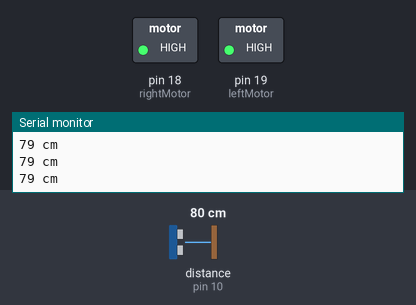
Simulated run of this sketch. Board: Arduino Uno, built with avr-gcc and run on an emulated ATmega328P. Shown: switched loads named in the sketch (green lamp = pin HIGH), the last lines printed to the serial monitor. Wiring (inferred from the names in the program): ultrasonic range finder: trigger pin 9; echo pin 10. The inputs (shaded band) are chosen by the test bench; at power-on: distance to the obstacle (sensor on pin 10) 80 cm. The echo pulse lasts 58.3 µs per cm; pins used as bus, display or sensor lines are not drawn.

Above: at 1.3 s.
1.4 s: distance to the obstacle (sensor on pin 10) set to 34 cm
2.9 s: distance to the obstacle (sensor on pin 10) set to 27 cm
At 4.2 s:
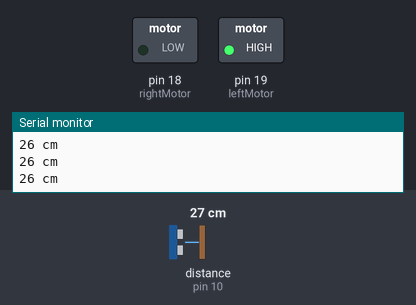
4.5 s: distance to the obstacle (sensor on pin 10) set to 35 cm
At 5.6 s:
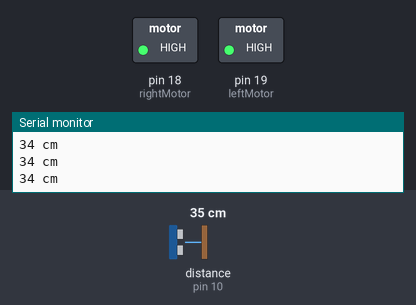
6.0 s: distance to the obstacle (sensor on pin 10) set to 2 cm
At 7.0 s:
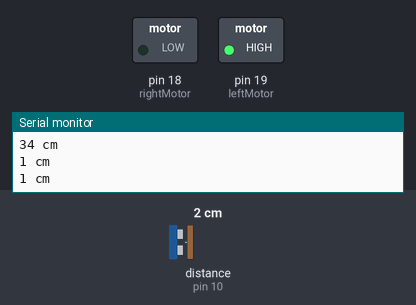
Timing chart, 0 to 8.5 s (numbered marks = the images above; inputs shaded):
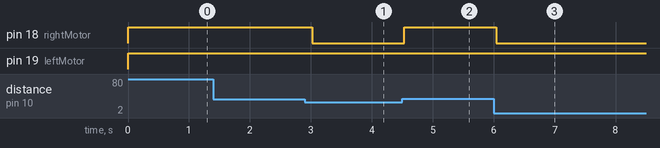

Measured:
- the behaviour switches between 31 and 30 cm on distance to the obstacle (sensor on pin 10) (found by bisection; images 0 and 1)
- after the input at 2.9 s, pin 18 (rightMotor): HIGH → LOW after 0.13 s
- after the input at 4.5 s, pin 18 (rightMotor): LOW → HIGH at once
- after the input at 6.0 s, pin 18 (rightMotor): HIGH → LOW at once

The sketch:

EyesForMotor_Leon.ino
```cpp
/*
 HC-SR04 Ping distance sensor]
 VCC to arduino 5v GND to arduino GND
 Echo to Arduino pin 13 Trig to Arduino pin 12
 Red POS to Arduino pin 11
 Green POS to Arduino pin 10
 560 ohm resistor to both LED NEG and GRD power rail
 More info at: http://goo.gl/kJ8Gl
 Original code improvements to the Ping sketch sourced from Trollmaker.com
 Some code and wiring inspired by http://en.wikiversity.org/wiki/User:Dstaub/robotcar
 */

#define trigPin 9
#define echoPin 10
#define leftMotor 19
#define rightMotor 18

void setup() {
  Serial.begin (9600);
  pinMode(trigPin, OUTPUT);
  pinMode(echoPin, INPUT);
  pinMode(leftMotor, OUTPUT);
  pinMode(rightMotor, OUTPUT);
}

void loop() {
  long duration, distance;
  digitalWrite(trigPin, LOW);  // Added this line
  delayMicroseconds(2); // Added this line
  digitalWrite(trigPin, HIGH);
//  delayMicroseconds(1000); - Removed this line
  delayMicroseconds(10); // Added this line
  digitalWrite(trigPin, LOW);
  duration = pulseIn(echoPin, HIGH);
  distance = (duration/2) / 29.1;

  //default = forwards
    digitalWrite(leftMotor,HIGH);
    digitalWrite(rightMotor,HIGH);

  //something close by
  if (distance < 30) {
    //need to turn
    digitalWrite(leftMotor,HIGH);//on
    digitalWrite(rightMotor,LOW);//off
}

  if (distance >= 200 || distance <= 0){
    Serial.println("Out of range");
  }
  else {
    Serial.print(distance);
    Serial.println(" cm");
  }
  delay(500);
}
```
